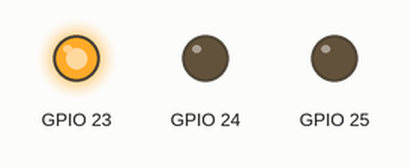
The program below on a simulated Raspberry Pi (BCM pin numbers). Parts: output pins drawn as LEDs (lit = HIGH). At 44.0 s the program stops and its outputs stay as they are.

Above: at 2.5 s.
At 5.2 s:
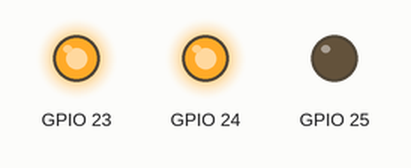
At 8.0 s:
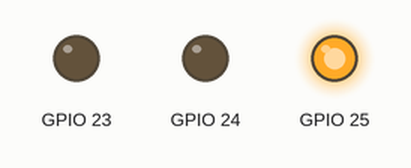
At 10.7 s:
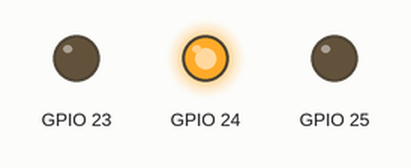
Timing chart, 0 to 14.3 s (numbered marks = the images above):
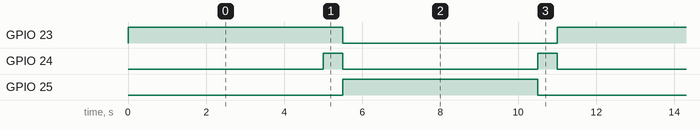

Measured:
- by itself, GPIO 23: alternates HIGH for 5.5 s and LOW for 5.5 s
- by itself, GPIO 24: alternates HIGH for 0.50 s and LOW for 5.0 s
- by itself, GPIO 25: alternates HIGH for 5.0 s and LOW for 6.0 s

The program:

led_traffic_lights.py
```python
#!/usr/bin/python
import RPi.GPIO as GPIO
import time

GPIO.setmode(GPIO.BCM)
GPIO.setup(23, GPIO.OUT)
GPIO.setup(24, GPIO.OUT)
GPIO.setup(25, GPIO.OUT)

def go():
    for i in range(4):
        GPIO.output(23, 1)
        time.sleep(5)
        GPIO.output(24, 1)
        time.sleep(0.5)
        GPIO.output(23, 0)
        GPIO.output(24, 0)
        GPIO.output(25, 1)
        time.sleep(5)
        GPIO.output(25, 0)
        GPIO.output(24, 1)
        time.sleep(0.5)
        GPIO.output(24, 0)
    GPIO.cleanup()

go()
```
